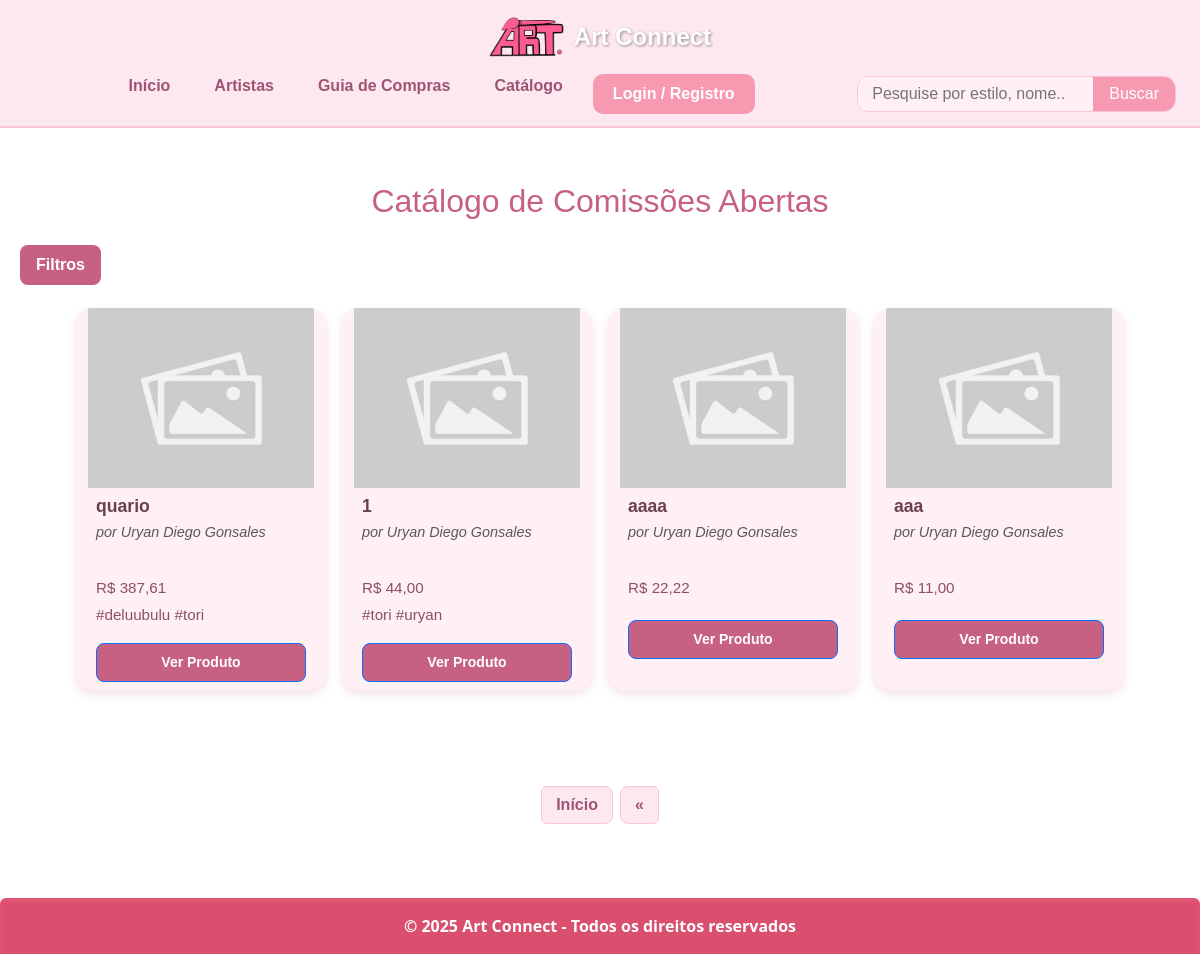
Page /usuarios/catalogo/catalogo.php?pagina=3 on the earlier database version.
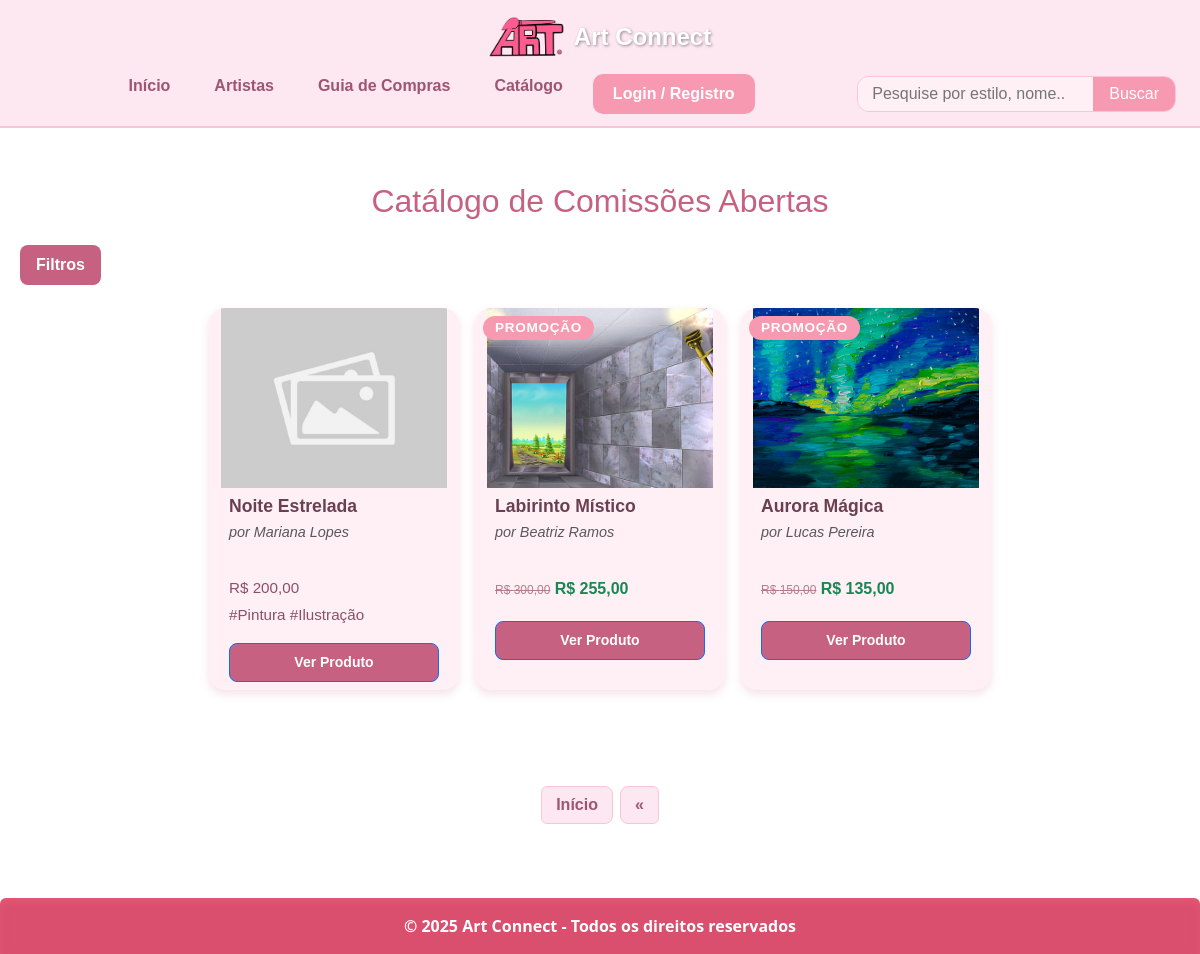
Same page on the later database version.
### tables this page shows
CREATE TABLE IF NOT EXISTS `artes` (
  `id` int(11) NOT NULL AUTO_INCREMENT,
  `titulo` varchar(255) NOT NULL,
  `descricao` text DEFAULT NULL,
  `imagem` varchar(255) DEFAULT NULL,
  `preco` decimal(10,2) DEFAULT NULL,
  `desconto` int(11) DEFAULT 0,
  `preco_final` decimal(10,2) DEFAULT NULL,
  `artista_id` int(11) NOT NULL,
  `data_publicacao` datetime DEFAULT current_timestamp(),
  `preco_promocao` decimal(10,2) DEFAULT 0.00,
  `promocao` bit(1) NOT NULL,
  `status` bit(1) NOT NULL,
  PRIMARY KEY (`id`),
  KEY `fk_artista` (`artista_id`)
);

CREATE TABLE IF NOT EXISTS `usuarios` (
  `id` int(11) NOT NULL AUTO_INCREMENT,
  `nome` varchar(100) NOT NULL,
  `nome_social` varchar(100) DEFAULT NULL,
  `email` varchar(100) NOT NULL,
  `senha` varchar(255) NOT NULL,
  `tipo` bit(1) NOT NULL,
  `cpf` varchar(14) NOT NULL,
  `rg` varchar(20) DEFAULT NULL,
  `data_nascimento` date DEFAULT NULL,
  `foto` varchar(255) DEFAULT NULL,
  `status` bit(1) NOT NULL,
  `data_cadastro` datetime NOT NULL,
  `apelido` varchar(50) DEFAULT NULL,
  `sexo` char(1) DEFAULT NULL,
  `descricao` text DEFAULT NULL,
  `cidade` varchar(40) NOT NULL,
  `estado` char(2) NOT NULL,
  PRIMARY KEY (`id`),
  UNIQUE KEY `unique_email` (`email`),
  UNIQUE KEY `unique_cpf` (`cpf`)
);

### usuarios/catalogo/catalogo.php (the view, shortened to what this page needs)
<?php
require_once '../../conexao.php';
$sqlTagJoin = "";
$filtro_sql = "";
$paginaAtual = isset($_GET['pagina']) && !empty($_GET['pagina']) ? intval($_GET['pagina']) : 1;
$paginaQtdd = 4;
$valorInicial = ($paginaAtual * $paginaQtdd) - $paginaQtdd;
$paginaInicial = 1;
$paginaAnterior = $paginaAtual - 1;
$sql = "SELECT artes.*, usuarios.nome AS nome_artista
        FROM artes
        LEFT JOIN usuarios ON artes.artista_id = usuarios.id
        $sqlTagJoin
        $filtro_sql
        ORDER BY artes.id DESC
        LIMIT $valorInicial, $paginaQtdd";
$res = mysqli_query($conexao, $sql);
?>
<!DOCTYPE html>
<html lang="pt">
<head>
  <link href="https://cdn.jsdelivr.net/npm/bootstrap@5.3.2/dist/css/bootstrap.min.css" rel="stylesheet" />
  <link rel="stylesheet" href="https://cdnjs.cloudflare.com/ajax/libs/slick-carousel/1.8.1/slick.min.css" />
  <link rel="stylesheet" href="https://cdnjs.cloudflare.com/ajax/libs/slick-carousel/1.8.1/slick-theme.min.css" />
  <link rel="stylesheet" href="../../css/catalogo.css" />
</head>
<body>
  <?php include("../topo.php"); ?>
   <section class="catalogo container py-4">
    <h2>Catálogo de Comissões Abertas</h2>
 <button class="filtros-toggle" onclick="document.querySelector('.filtros-catalogo').classList.toggle('active')">
  Filtros
</button>
    <div class="row justify-content-center">
      <?php while ($linha = mysqli_fetch_assoc($res)) {
        $tags = [];
        $tag_res = mysqli_query($conexao, "SELECT t.nome FROM arte_tag at INNER JOIN tags t ON at.tag_id = t.id WHERE at.arte_id = {$linha['id']}");
        while ($t = mysqli_fetch_assoc($tag_res)) {
          $tags[] = "#" . $t['nome'];
        }
        $caminhoImagem = "../../images/produtos/" . $linha['imagem'];
        $imagem = (!empty($linha['imagem']) && file_exists($caminhoImagem)) ? $caminhoImagem : "../../images/assets/img/placeholder-produto.jpg";
        $preco = number_format($linha['preco'], 2, ',', '.');
        $temDesconto = $linha['desconto'] > 0;
        $precoFinal = $temDesconto ? $linha['preco'] * (1 - $linha['desconto'] / 100) : $linha['preco'];
        $precoFinalFormatado = number_format($precoFinal, 2, ',', '.');
        ?>
        <div class="catalogo-card m-2 position-relative"
          style="width: 250px; display: inline-block; vertical-align: top;">
          <?php if ($temDesconto) {
            echo "<div class='badge badge-pill badge-success position-absolute top-0 start-0 m-2' style='z-index: 1;'>Promoção</div>";
          } ?>
          <img src="<?= $imagem ?>" alt="Arte de <?= htmlspecialchars($linha['nome_artista']) ?>"
            style="width: 100%; height: 180px; object-fit: cover;">
          <div class="conteudo p-2">
            <h5 class="mb-1"><?= htmlspecialchars($linha['titulo']) ?></h5>
            <small class="text-muted">por <?= htmlspecialchars($linha['nome_artista']) ?></small><br>
            <p class="mb-1">
              <?php
              if ($temDesconto) {
                echo "<del style='font-size: 12px;'>R$ $preco</del> <strong class='text-success' style='font-size: 16px;'>R$ $precoFinalFormatado</strong>";
              } else {
                echo "R$ $preco";
              }
              ?>
            </p>
            <p class="mb-1"><?= implode(' ', $tags) ?></p>
            <a href="produto.php?id=<?= $linha['id'] ?>" class="btn btn-outline-primary btn-sm">Ver Produto</a>
          </div>
        </div>
      <?php } ?>
    </div>
    <div class="col-12 mt-5">
      <nav aria-label="paginacao">
        <ul class="pagination justify-content-center">
          <?php if ($paginaAtual != $paginaInicial) { ?>
            <li class="page-item"><a class="page-link" href="?pagina=<?= $paginaInicial ?>">Início</a></li>
          <?php } ?>
          <?php if ($paginaAtual >= 2) { ?>
            <li class="page-item"><a class="page-link" href="?pagina=<?= $paginaAnterior ?>" aria-label="Previous"><span
                  aria-hidden="true">&laquo;</span></a></li>
          <?php } ?>
        </ul>
      </nav>
    </div>
  </section>
  <footer class="bg-rose text-white py-3 text-center rounded-top">
    <p class="mb-0">&copy; 2025 Art Connect - Todos os direitos reservados</p>
  </footer>
</body>
</html>

### usuarios/topo.php (shortened to what this page needs)
<?php
$url_completa = $_SERVER['REQUEST_URI'];
$url_dividida = parse_url($url_completa);
$caminho = explode('/', $url_dividida['path']);
$url = "http://" . $_SERVER['HTTP_HOST'] . "/" . $caminho[1] . "/usuarios/";
$nome_usuario = isset($_SESSION['USER']) ? $_SESSION['USER'] : null;
?>
<link rel="stylesheet" href="/artconnect/css/topo.css">
<header>
  <a href="<?= $url ?>inicio.php" class="logo" style="display: flex; align-items: center; text-decoration: none;">
    <img src="/artconnect/images/assets/img/logo.png" alt="Art Connect" height="50" style="margin-right: 10px;">
    <span style="font-size: 1.5rem; color: #000; font-weight: bold;">Art Connect</span>
  </a>
  <nav>
    <div class="nav-links">
      <ul>
        <li><a href="<?= $url ?>inicio.php">Início</a></li>
        <li><a href="<?= $url ?>artista.php">Artistas</a></li>
        <li><a href="<?= $url ?>guia.php">Guia de Compras</a></li>
        <li><a href="<?= $url ?>catalogo/catalogo.php">Catálogo</a></li>
        <?php if (!$nome_usuario): ?>
          <li><a href="<?= $url ?>login/login.php" class="login-btn">Login / Registro</a></li>
        <?php endif; ?>
      </ul>
    </div>
    <form class="busca" action="<?= $url ?>search.php" method="get">
      <input type="search" name="busca" placeholder="Pesquise por estilo, nome...">
      <button type="submit">Buscar</button>
    </form>
  </nav>
</header>

### css/catalogo.css (style rules this page uses)
.catalogo { max-width: 1200px; margin: 30px auto 50px auto; padding: 0 20px; font-family: 'Poppins', sans-serif; color: #6a4050; }
.catalogo h2 { font-size: 2rem; color: #c66181; margin-bottom: 25px; text-align: center; }
.catalogo-card { background-color: #fff0f5; border-radius: 16px; box-shadow: 0 4px 10px rgba(199, 104, 132, 0.2); overflow: hidden; transition: transform 0.3s ease; flex: 1 1 250px; max-width: 250px; display: flex; flex-direction: column; }
.badge-success { background-color: #f799b1 !important; color: white !important; font-weight: 700; font-size: 0.85rem; padding: 5px 12px; border-radius: 30px; text-transform: uppercase; letter-spacing: 0.05em; position: absolute; top: 10px; left: 10px; z-index: 10; }
.catalogo-card img { width: 100%; height: 180px; object-fit: cover; display: block; }
.catalogo-card .conteudo { padding: 12px 14px; color: #6a4050; flex-grow: 1; display: flex; flex-direction: column; justify-content: space-between; }
.catalogo-card h5 { font-weight: 700; margin-bottom: 6px; font-size: 1.1rem; }
.catalogo-card small { color: #b47d8e; font-style: italic; font-size: 0.9rem; display: block; margin-bottom: 10px; }
.catalogo-card p { font-size: 0.95rem; margin-bottom: 8px; color: #8c4f67; }
.catalogo-card del { color: #b47d8e; }
.catalogo-card strong.text-success { color: #c66181; font-size: 1.2rem; }
.catalogo-card a { margin-top: 12px; display: inline-block; padding: 8px 14px; background: #c66181; color: white; font-weight: 700; border-radius: 8px; text-decoration: none; transition: background 0.3s ease; text-align: center; }
.pagination { margin-top: 40px; justify-content: center !important; display: flex; gap: 8px; }
.page-link { color: #9e5571; font-weight: 600; border-radius: 8px; border: 1.5px solid #f7c7d9; padding: 6px 14px; transition: background-color 0.3s ease, color 0.3s ease; cursor: pointer; background-color: #fde7f0; text-decoration: none; }
.bg-rose { background-color: #d94f6d !important; }
footer.bg-rose { color: #fff5f8; padding: 1.2rem; text-align: center; margin-top: 3rem; border-top-left-radius: 1rem; border-top-right-radius: 1rem; font-weight: 600; font-size: 1rem; box-shadow: inset 0 4px 8px rgba(255, 105, 135, 0.3); }
.filtros-toggle { background-color: #c66181; color: white; font-weight: 700; border: none; border-radius: 8px; padding: 8px 16px; cursor: pointer; transition: background 0.3s ease; margin-bottom: 15px; }

### css/topo.css (style rules this page uses)
header { background-color: #fde7f0; border-bottom: 2px solid #f7c7d9; padding: 12px 24px; font-family: 'Poppins', sans-serif; position: sticky; top: 0; z-index: 1000; display: flex; flex-direction: column; align-items: center; gap: 12px; height: auto; }
header .logo span { color: #ffffff !important; font-weight: 700; font-size: 1.5rem; text-shadow: 1px 1px 3px rgba(0, 0, 0, 0.4); }
nav { width: 100%; display: flex; flex-wrap: wrap; justify-content: center; gap: 12px; align-items: center; }
.nav-links { display: flex; flex-grow: 1; justify-content: center; gap: 16px; flex-wrap: wrap; }
nav ul { list-style: none; display: flex; gap: 16px; flex-wrap: wrap; padding-left: 0; margin: 0; justify-content: center; }
nav ul li a { text-decoration: none; color: #9e5571; font-weight: 600; padding: 7px 14px; border-radius: 6px; transition: background-color 0.3s ease, color 0.3s ease; font-size: 1rem; }
.login-btn { background-color: #f799b1; color: white !important; font-weight: 700; padding: 8px 20px; border-radius: 10px; display: inline-block; font-size: 1rem; }
form.busca { display: flex; align-items: center; border: 1.8px solid #f7c7d9; border-radius: 12px; overflow: hidden; max-width: 320px; flex-grow: 0; min-width: 180px; height: 36px; }
form.busca input[type="search"] { border: none; padding: 6px 14px; font-size: 1rem; outline: none; flex-grow: 1; background-color: #fff0f5; height: 100%; }
form.busca button { background-color: #f799b1; border: none; color: white; padding: 0 16px; cursor: pointer; font-size: 1rem; height: 100%; display: flex; align-items: center; justify-content: center; }

Differences in the rows shown:
no longer on this page (row edited): artes: titulo "quario", artista.nome "Uryan Diego Gonsales", preco "387,61", tags "#deluubulu #tori"
removed artes: titulo "1", artista.nome "Uryan Diego Gonsales", preco "44,00", tags "#tori #uryan"
removed artes: titulo "aaaa", artista.nome "Uryan Diego Gonsales", preco "22,22"
removed artes: titulo "aaa", artista.nome "Uryan Diego Gonsales", preco "11,00"
added artes: titulo "Noite Estrelada", artista.nome "Mariana Lopes", preco "200,00", tags "#Pintura #Ilustração"
added artes: shows "PROMOÇÃO", imagem (picture), titulo "Labirinto Místico", artista.nome "Beatriz Ramos", preco "300,00", precoFinalFormatado "255,00"
added artes: shows "PROMOÇÃO", imagem (picture), titulo "Aurora Mágica", artista.nome "Lucas Pereira", preco "150,00", precoFinalFormatado "135,00"
